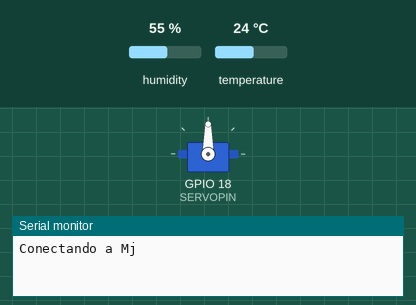
Recording of a sketch running on a simulated ESP32. Shown: servo, the last lines printed to the serial monitor. Inputs (shaded band) come from the test bench; at power-on: humidity 55 %, temperature 24 °C. WiFi joins after 1.5 s; servers stay silent unless stated; uploads are accepted with an empty reply; the local clock reads 2024-03-15 10:24:30 at power-on unless the sketch sets it.

Above: at 0.1 s.
At 2.1 s:
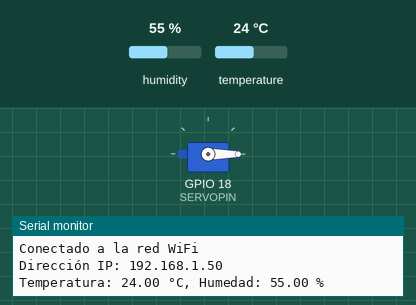
Timing chart, 0 to 3.6 s (numbered marks = the images above):
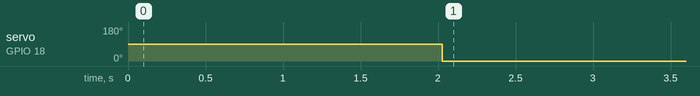

Measured:
- by itself, servo on GPIO 18 (SERVOPIN): 90° → 0° at 2.0 s

The sketch:

Entregable4.ino
```cpp
#include <WiFi.h>
#include <DHT.h>
#include <HTTPClient.h>
#include <ESP32Servo.h>  // Incluir la biblioteca ESP32Servo

// Definiciones de pines
#define DHTPIN 4         // Pin donde se conecta el DHT11
#define DHTTYPE DHT11    // DHT 11
#define SERVOPIN 18      // Pin donde se conecta el servomotor (en la ESP32)

// Credenciales de la red WiFi
const char* ssid = "Mj";          // Cambia por tu SSID
const char* password = "ComprateunputoWifi";  // Cambia por tu contraseña

// Inicializa el sensor DHT
DHT dht(DHTPIN, DHTTYPE);

// Inicializa el servomotor
Servo miServo;

// Umbrales de temperatura y humedad
const float umbralTemperatura = 30.0;  // Umbral de temperatura en grados Celsius
const float umbralHumedad = 70.0;      // Umbral de humedad en porcentaje

void setup() {
  Serial.begin(115200);
  dht.begin();
  miServo.attach(SERVOPIN);  // Adjuntar el servomotor al pin especificado

  // Conexión a la red WiFi
  WiFi.begin(ssid, password);
  Serial.print("Conectando a ");
  Serial.println(ssid);

  while (WiFi.status() != WL_CONNECTED) {
    delay(1000);
    Serial.print(".");
  }

  Serial.println("");
  Serial.println("Conectado a la red WiFi");
  Serial.print("Dirección IP: ");
  Serial.println(WiFi.localIP());
}

void loop() {
  if ((WiFi.status() == WL_CONNECTED)) { // Verifica que esté conectado a la WiFi
    HTTPClient http;

    // Lee la temperatura y la humedad del DHT11
    float temperatura = dht.readTemperature();
    float humedad = dht.readHumidity();

    // Verifica si la lectura es válida
    if (isnan(temperatura) || isnan(humedad)) {
      Serial.println("Error al leer del DHT11!");
    } else {
      // Muestra la temperatura y la humedad en el monitor serial
      Serial.print("Temperatura: ");
      Serial.print(temperatura);
      Serial.print(" °C, Humedad: ");
      Serial.print(humedad);
      Serial.println(" %");

      // Verifica si se superan los umbrales y mueve el servomotor
      if (temperatura > umbralTemperatura || humedad > umbralHumedad) {
        miServo.write(90);  // Mover el servomotor a 90 grados
      } else {
        miServo.write(0);   // Regresar el servomotor a la posición inicial
      }

      // URL de la API local
      String serverName = "http://192.168.152.254:8080/api/sensor"; // Cambia a la IP y puerto correctos
      http.begin(serverName);
      http.addHeader("Content-Type", "application/json");

      // Cuerpo del POST en formato JSON
      String postData = "{\"idsensor\":1,\"timestamp\":";
      postData += String(time(NULL)); // Usa la hora actual
      postData += ",\"valueTemp\":";
      postData += String(temperatura);
      postData += ", \"valueHum\":";
      postData += String(humedad);
      postData += ", \"idgrupo\":1, \"idplaca\":1}";

      // Realiza la solicitud HTTP POST
      int httpResponseCode = http.POST(postData);

      // Imprime el código de respuesta
      if (httpResponseCode > 0) {
        String response = http.getString();
        Serial.println(httpResponseCode);
        Serial.println(response);
      } else {
        Serial.print("Error en la solicitud POST: ");
        Serial.println(httpResponseCode);
        Serial.println(http.errorToString(httpResponseCode).c_str());  // Mensaje de error más descriptivo
      }

      // Finaliza la conexión
      http.end();
    }
  }

  // Espera 10 segundos antes de la siguiente lectura
  delay(10000);
}
```
